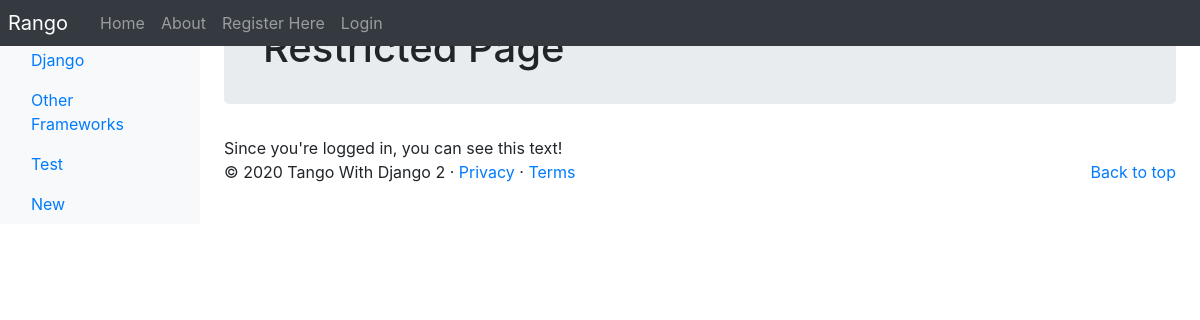
The app's page /rango/restricted/ with its own data.
### rango/models.py (models this page shows, shortened)
class Category(models.Model):
    name = models.CharField(max_length=128, unique=True)
    views = models.IntegerField(default=0)
    likes = models.IntegerField(default=0)
    slug = models.SlugField(unique=True)
    class Meta:
        verbose_name_plural = "Categories"

### rango/views.py (the view)
# urls.py: path('restricted/', views.restricted, name='restricted'),
def restricted(request):
    return render(request, 'rango/restricted.html')

### rango/templatetags/rango_template_tags.py (called while the page is built)
@register.inclusion_tag('rango/cats.html')
def get_category_list(cat=None):
    return {'cats': Category.objects.all(), 'act_cat': cat}

### templates/rango/restricted.html (shortened to what this page needs)
{% extends 'rango/base.html' %}
{% load staticfiles %}
{% block body_block %}
<div class="jumbotron p-4">
    <div class="container">
        <h1 class="jumbotron-heading">Restricted Page</h1>
    </div>
</div>
Since you're logged in, you can see this text!<br />
{% endblock %}

### templates/rango/cats.html (shortened to what this page needs)
<ul class="nav flex-column">
    {% if cats %}
        {% for c in cats %}
        {% if c == act_cat %}
            <li class="nav-item">
                <a class="nav-link active" href="{% url 'show_category' c.slug %}">
                    <span data-feather="archive"></span> {{ c.name }}</a>
            </li>
    {% else %}
        <li class="nav-item">
            <a class="nav-link" href="{% url 'show_category' c.slug %}">
                {{ c.name }}</a>
        </li>
    {% endif %}
    {% endfor %} {% else %}
        <li class="nav-item">No Categories Yet!</li>
    {% endif %}
</ul>

### records on screen
Category: name "Django"
Category: name "Other Frameworks"
Category: name "Test"
Category: name "New"
